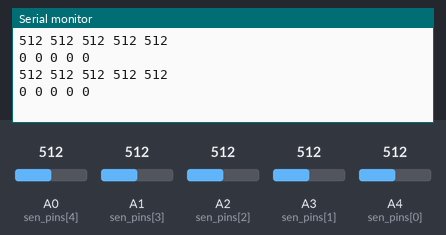
Recording of a sketch running on a simulated Arduino Uno, built with avr-gcc and run on an emulated ATmega328P. On the bench: the last lines printed to the serial monitor. The test bench sets the inputs (shaded band); at power-on: A0 (sen_pins[4]) = 512, A1 (sen_pins[3]) = 512, A2 (sen_pins[2]) = 512, A3 (sen_pins[1]) = 512, A4 (sen_pins[0]) = 512.

Above: at 1.8 s.
1.9 s: A0 (sen_pins[4]) set to 716
At 2.8 s:
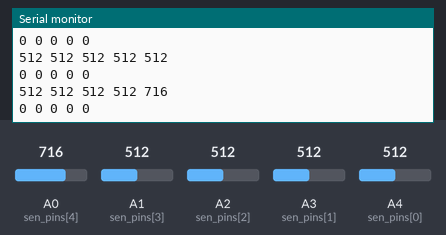
3.4 s: A1 (sen_pins[3]) set to 716
At 4.7 s:
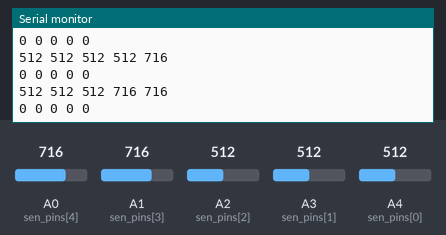
4.9 s: A2 (sen_pins[2]) set to 716
At 5.7 s:
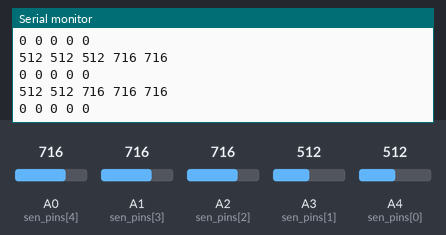
6.4 s: A3 (sen_pins[1]) set to 716
At 7.4 s:
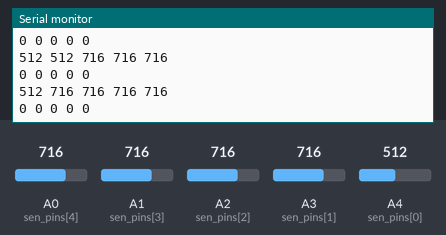
7.9 s: A4 (sen_pins[0]) set to 716
At 8.8 s:
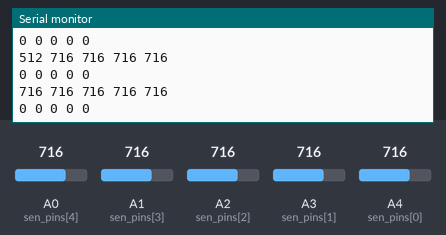
9.4 s: A0 (sen_pins[4]) set to 992
At 10.8 s:
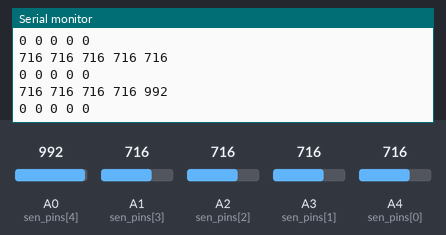
Timing chart, 0 to 11.9 s (numbered marks = the images above; inputs shaded):
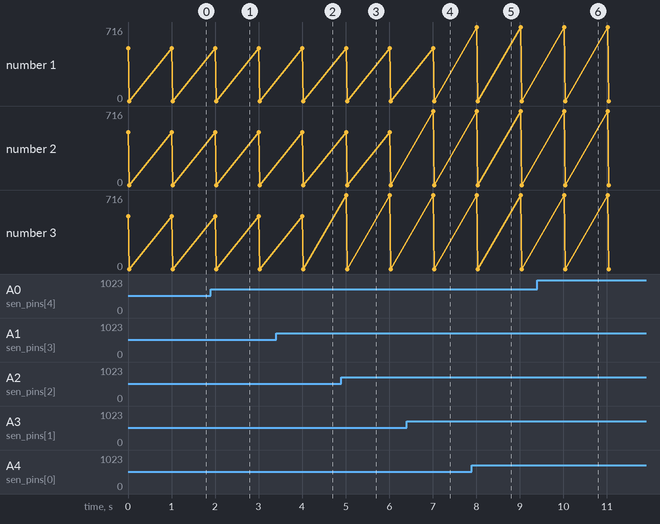

Measured:
- after the input at 1.9 s, the serial monitor: prints a new line after 0.10 s (image 1)
- after the input at 3.4 s, the serial monitor: prints a new line after 0.61 s (image 2)
- after the input at 4.9 s, the serial monitor: prints a new line after 0.11 s (image 3)
- after the input at 6.4 s, the serial monitor: prints a new line after 0.61 s (image 4)
- after the input at 7.9 s, the serial monitor: prints a new line after 0.12 s (image 5)
- after the input at 9.4 s, the serial monitor: prints a new line after 0.62 s (image 6)

The sketch:

analog_read_5_sensor_with_digital_convert.ino
```cpp
//117 179 87 178 94
//160 230 160 220 170
//int th[5] = {357, 403, 355, 397, 375 };
int th[5] = {160, 230, 160, 220, 170 };

int sen_pins[5] = {A4, A3, A2, A1, A0};
int sen[5];int s[5];
void setup() {
  // initialize serial communication at 9600 bits per second:
  Serial.begin(9600);
}

// the loop routine runs over and over again forever:
void loop() {
int i;
  for (i = 0; i < 5; i++)
  {
    sen[i] = analogRead(sen_pins[i]);
    if (sen[i] > th[i])
    {
      s[i] = 0;
    }
    else {
      s[i] = 1;
    }
  }
   for (i = 0; i < 5; i++)
  {

    Serial.print(sen[i]);
    Serial.print(" ");

  }
    Serial.println();

  for (i = 0; i < 5; i++)
  {

    Serial.print(s[i]);
    Serial.print(" ");

  }
  Serial.println();
  delay(1000);
}
```
